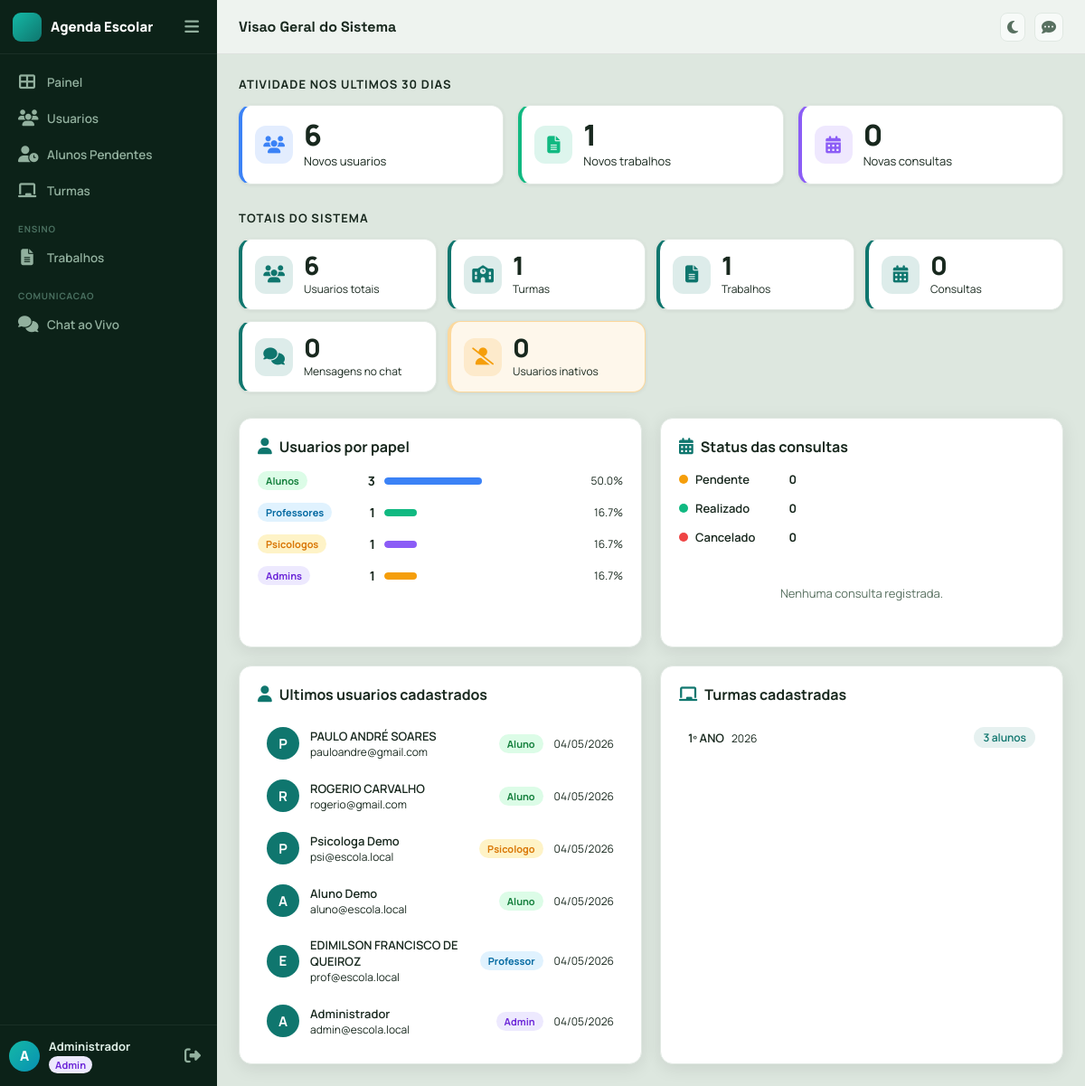
Page /admin/estatisticas (signed in) on the committed database.
### app/models.py (models this page shows, shortened)
class TimestampMixin:
    created_at = db.Column(db.DateTime, default=datetime.utcnow, nullable=False)
    updated_at = db.Column(db.DateTime, default=datetime.utcnow, onupdate=datetime.utcnow, nullable=False)

class User(TimestampMixin, UserMixin, db.Model):
    __tablename__ = "users"
    id = db.Column(db.Integer, primary_key=True)
    full_name = db.Column(db.String(120), nullable=False)
    email = db.Column(db.String(120), unique=True, nullable=False, index=True)
    password_hash = db.Column(db.String(255), nullable=False)
    role = db.Column(db.String(20), nullable=False, index=True)
    is_active_user = db.Column(db.Boolean, default=True, nullable=False)
    is_approved = db.Column(db.Boolean, default=True, nullable=False)  # Para alunos auto-registrados
    can_chat = db.Column(db.Boolean, default=True, nullable=False)
    avatar = db.Column(db.String(255), nullable=True)
    crp_number = db.Column(db.String(30), nullable=True)
    phone = db.Column(db.String(20), nullable=False, default="")
    classroom_id = db.Column(db.Integer, db.ForeignKey("classrooms.id"), nullable=True)
    classroom = db.relationship("Classroom", back_populates="students")
    teaching_classrooms = db.relationship(
        "Classroom",
        secondary=teacher_classrooms,
        lazy=True,
        backref="teachers"
    )
    assignments_created = db.relationship("Assignment", back_populates="teacher", lazy=True)
    availabilities = db.relationship(
        "PsychologistAvailability",
        back_populates="psychologist",
        lazy=True,
        cascade="all, delete-orphan",
    )

class Classroom(TimestampMixin, db.Model):
    __tablename__ = "classrooms"
    id = db.Column(db.Integer, primary_key=True)
    name = db.Column(db.String(50), nullable=False)
    number = db.Column(db.String(20), nullable=True)
    school_year = db.Column(db.Integer, nullable=False)
    students = db.relationship("User", back_populates="classroom", lazy=True)
    assignments = db.relationship("Assignment", back_populates="classroom", lazy=True)

### app/core/routes.py (the view)
@core_bp.get("/admin/estatisticas")
@login_required
@roles_required("admin")
def admin_stats():
    from ..models import ChatMessage
    total_users = User.query.count()
    total_admins = User.query.filter_by(role="admin").count()
    total_professores = User.query.filter_by(role="professor").count()
    total_alunos = User.query.filter_by(role="aluno").count()
    total_psicologos = User.query.filter_by(role="psicologo").count()
    total_inativos = User.query.filter_by(is_active_user=False).count()
    total_assignments = Assignment.query.count()
    total_classrooms = Classroom.query.count()
    total_appointments = Appointment.query.count()
    total_messages = ChatMessage.query.count()
    appointments_pendentes = Appointment.query.filter_by(status="pendente").count()
    appointments_realizados = Appointment.query.filter_by(status="realizado").count()
    appointments_cancelados = Appointment.query.filter_by(status="cancelado").count()
    cutoff = datetime.utcnow() - timedelta(days=30)
    novos_usuarios = User.query.filter(User.created_at >= cutoff).count()
    novos_trabalhos = Assignment.query.filter(Assignment.created_at >= cutoff).count()
    novas_consultas = Appointment.query.filter(Appointment.created_at >= cutoff).count()
    recent_users = (
        User.query.order_by(User.created_at.desc()).limit(8).all()
    )
    classrooms = (
        Classroom.query.order_by(Classroom.name.asc()).all()
    )
    return render_template(
        "admin/stats.html",
        total_users=total_users,
        total_admins=total_admins,
        total_professores=total_professores,
        total_alunos=total_alunos,
        total_psicologos=total_psicologos,
        total_inativos=total_inativos,
        total_assignments=total_assignments,
        total_classrooms=total_classrooms,
        total_appointments=total_appointments,
        total_messages=total_messages,
        appointments_pendentes=appointments_pendentes,
        appointments_realizados=appointments_realizados,
        appointments_cancelados=appointments_cancelados,
        novos_usuarios=novos_usuarios,
        novos_trabalhos=novos_trabalhos,
        novas_consultas=novas_consultas,
        recent_users=recent_users,
        classrooms=classrooms,
    )

### app/__init__.py (called while the page is built)
@login_manager.user_loader
def load_user(user_id):
    return db.session.get(User, int(user_id))

### app/security.py (called while the page is built)
def roles_required(*roles):
    def decorator(view_func):
        @wraps(view_func)
        def wrapped(*args, **kwargs):
            if not current_user.is_authenticated:
                abort(401)
            if current_user.role not in roles:
                abort(403)
            return view_func(*args, **kwargs)
        return wrapped
    return decorator

### app/templates/admin/stats.html (shortened to what this page needs)
{% extends "base.html" %}
{% block page_title %}Visao Geral do Sistema{% endblock %}
{% block content %}
<div class="stats-page">
  <div class="stats-section reveal">
    <div class="stats-section-title">Atividade nos ultimos 30 dias</div>
    <div class="stats-kpi-grid">
      <div class="kpi-card kpi-blue">
        <div class="kpi-icon">
          <i class="fa-solid fa-users"></i>
        </div>
        <div class="kpi-body">
          <div class="kpi-value">{{ novos_usuarios }}</div>
          <div class="kpi-label">Novos usuarios</div>
        </div>
      </div>
      <div class="kpi-card kpi-green">
        <div class="kpi-icon">
          <i class="fa-solid fa-file-lines"></i>
        </div>
        <div class="kpi-body">
          <div class="kpi-value">{{ novos_trabalhos }}</div>
          <div class="kpi-label">Novos trabalhos</div>
        </div>
      </div>
      <div class="kpi-card kpi-purple">
        <div class="kpi-icon">
          <i class="fa-solid fa-calendar-days"></i>
        </div>
        <div class="kpi-body">
          <div class="kpi-value">{{ novas_consultas }}</div>
          <div class="kpi-label">Novas consultas</div>
        </div>
      </div>
    </div>
  </div>
  <div class="stats-section reveal delay-1">
    <div class="stats-section-title">Totais do sistema</div>
    <div class="stats-totals-grid">
      <div class="total-card">
        <div class="total-icon"><i class="fa-solid fa-users"></i></div>
        <div class="total-body">
          <div class="total-value">{{ total_users }}</div>
          <div class="total-label">Usuarios totais</div>
        </div>
      </div>
      <div class="total-card">
        <div class="total-icon"><i class="fa-solid fa-school"></i></div>
        <div class="total-body">
          <div class="total-value">{{ total_classrooms }}</div>
          <div class="total-label">Turmas</div>
        </div>
      </div>
      <div class="total-card">
        <div class="total-icon"><i class="fa-solid fa-file-lines"></i></div>
        <div class="total-body">
          <div class="total-value">{{ total_assignments }}</div>
          <div class="total-label">Trabalhos</div>
        </div>
      </div>
      <div class="total-card">
        <div class="total-icon"><i class="fa-solid fa-calendar-days"></i></div>
        <div class="total-body">
          <div class="total-value">{{ total_appointments }}</div>
          <div class="total-label">Consultas</div>
        </div>
      </div>
      <div class="total-card">
        <div class="total-icon"><i class="fa-solid fa-comments"></i></div>
        <div class="total-body">
          <div class="total-value">{{ total_messages }}</div>
          <div class="total-label">Mensagens no chat</div>
        </div>
      </div>
      <div class="total-card total-card--warning">
        <div class="total-icon"><i class="fa-solid fa-user-slash"></i></div>
        <div class="total-body">
          <div class="total-value">{{ total_inativos }}</div>
          <div class="total-label">Usuarios inativos</div>
        </div>
      </div>
    </div>
  </div>
  <div class="stats-main-grid reveal delay-2">
    <div class="stats-side-by-side">
    <div class="panel">
      <div class="panel-title">
        <i class="fa-solid fa-user"></i>
        Usuarios por papel
      </div>
      <div class="role-chart">
        {% set roles = [
          ('Alunos',      total_alunos,      'aluno',     '#3b82f6'),
          ('Professores', total_professores, 'professor', '#10b981'),
          ('Psicologos',  total_psicologos,  'psicologo', '#8b5cf6'),
          ('Admins',      total_admins,      'admin',     '#f59e0b'),
        ] %}
        {% for label, count, role, color in roles %}
        <div class="role-row">
          <div class="role-row-head">
            <span class="badge-role badge-{{ role }}">{{ label }}</span>
            <span class="role-count">{{ count }}</span>
          </div>
          <div class="role-bar-track">
            <div class="role-bar-fill"
                 style="width: {{ ((count / total_users * 100) if total_users > 0 else 0)|round(1) }}%; background: {{ color }};"></div>
          </div>
          <span class="role-pct">{{ ((count / total_users * 100) if total_users > 0 else 0)|round(1) }}%</span>
        </div>
        {% endfor %}
      </div>
    </div>
    <div class="panel">
      <div class="panel-title">
        <i class="fa-solid fa-calendar-days"></i>
        Status das consultas
      </div>
      <div class="status-chart">
        {% set statuses = [
          ('Pendente',   appointments_pendentes,  'pendente',  '#f59e0b'),
          ('Realizado',  appointments_realizados, 'realizado', '#10b981'),
          ('Cancelado',  appointments_cancelados, 'cancelado', '#ef4444'),
        ] %}
        {% for label, count, status, color in statuses %}
        <div class="status-row">
          <div class="status-info">
            <span class="status-dot" style="background:{{ color }};"></span>
            <span class="status-label">{{ label }}</span>
            <span class="status-count">{{ count }}</span>
          </div>
          <div class="role-bar-track">
          </div>
        </div>
        {% endfor %}
        {% if total_appointments == 0 %}
        <div class="empty-state">Nenhuma consulta registrada.</div>
        {% endif %}
      </div>
    </div>
    </div>
    <div class="stats-side-by-side">
    <div class="panel">
      <div class="panel-title">
        <i class="fa-solid fa-user"></i>
        Ultimos usuarios cadastrados
      </div>
      <div class="recent-users-list">
        {% for user in recent_users %}
        <div class="recent-user-row">
          <div class="recent-user-avatar">{{ user.full_name[0]|upper }}</div>
          <div class="recent-user-info">
            <span class="recent-user-name">{{ user.full_name }}</span>
            <span class="recent-user-email">{{ user.email }}</span>
          </div>
          <span class="badge-role badge-{{ user.role }}">{{ user.role|capitalize }}</span>
          <span class="recent-user-date">{{ user.created_at.strftime('%d/%m/%Y') }}</span>
        </div>
        {% else %}
        <div class="empty-state">Nenhum usuario encontrado.</div>
        {% endfor %}
      </div>
    </div>
    <div class="panel">
      <div class="panel-title">
        <i class="fa-solid fa-chalkboard"></i>
        Turmas cadastradas
      </div>
      <div class="classrooms-list">
        {% for c in classrooms %}
        <div class="classroom-row">
          <div class="classroom-info">
            <span class="classroom-name">{{ c.name }}</span>
            <span class="classroom-year">{{ c.school_year }}</span>
          </div>
          <span class="classroom-count">{{ c.students|length }} aluno{{ 's' if c.students|length != 1 else '' }}</span>
        </div>
        {% else %}
        <div class="empty-state">Nenhuma turma cadastrada.</div>
        {% endfor %}
      </div>
    </div>
    </div>
  </div>
</div>
{% endblock %}

### app/templates/base.html (shortened to what this page needs)
<!doctype html>
<html lang="pt-BR" data-theme="light">
<head>
  <link rel="stylesheet" href="{{ url_for('static', filename='css/styles.css') }}">
  <link rel="stylesheet" href="https://cdnjs.cloudflare.com/ajax/libs/font-awesome/6.7.2/css/all.min.css">
</head>
<body>
{% if current_user.is_authenticated %}
<aside class="sidebar" id="sidebar">
  <div class="sidebar-header">
    <div class="brand">
      <span class="brand-mark"></span>
      <span class="brand-name">Agenda Escolar</span>
    </div>
    <button class="sidebar-collapse-btn" id="sidebar-collapse-btn" title="Recolher menu">
      <i class="fa-solid fa-bars"></i>
    </button>
  </div>
  <nav class="sidebar-nav">
    <a href="{{ url_for('core.dashboard') }}"
       class="nav-item {% if request.endpoint == 'core.dashboard' %}nav-item--active{% endif %}">
      <i class="fa-solid fa-table-cells-large nav-icon"></i>
      <span class="nav-label">Painel
      </span>
    </a>
    {% if current_user.role == 'admin' %}
    <a href="{{ url_for('core.admin_users') }}"
       class="nav-item {% if request.endpoint == 'core.admin_users' %}nav-item--active{% endif %}">
      <i class="fa-solid fa-users nav-icon"></i>
      <span class="nav-label">Usuarios</span>
    </a>
    <a href="{{ url_for('core.admin_pending_students') }}"
       class="nav-item {% if request.endpoint == 'core.admin_pending_students' %}nav-item--active{% endif %}">
      <i class="fa-solid fa-user-clock nav-icon"></i>
      <span class="nav-label">Alunos Pendentes</span>
    </a>
    <a href="{{ url_for('core.admin_classrooms') }}"
       class="nav-item {% if request.endpoint == 'core.admin_classrooms' %}nav-item--active{% endif %}">
      <i class="fa-solid fa-chalkboard nav-icon"></i>
      <span class="nav-label">Turmas</span>
    </a>
    {% endif %}
    {% if current_user.role in ['professor', 'admin'] %}
    <div class="nav-section-label">Ensino</div>
    {% if current_user.role == 'admin' %}
    <a href="{{ url_for('core.admin_assignments') }}"
       class="nav-item {% if request.endpoint == 'core.admin_assignments' %}nav-item--active{% endif %}">
    {% else %}
    <a href="{{ url_for('core.professor_assignments') }}"
       class="nav-item {% if request.endpoint == 'core.professor_assignments' %}nav-item--active{% endif %}">
    {% endif %}
      <i class="fa-solid fa-file-lines nav-icon"></i>
      <span class="nav-label">{{ 'Trabalhos' if current_user.role == 'admin' else 'Agenda' }}</span>
    </a>
    {% endif %}
    <div class="nav-section-label">Comunicacao</div>
    <a href="{{ url_for('core.chat_page') }}"
       class="nav-item {% if request.endpoint == 'core.chat_page' %}nav-item--active{% endif %}">
      <i class="fa-solid fa-comments nav-icon"></i>
      <span class="nav-label">Chat ao Vivo</span>
    </a>
  </nav>
  <div class="sidebar-footer">
    <a href="{{ url_for('core.edit_profile') }}" class="sidebar-user" title="Editar perfil">
      {% if current_user.avatar %}
        <img src="{{ url_for('static', filename='uploads/avatars/' + current_user.avatar) }}" alt="Avatar" class="sidebar-user-avatar sidebar-user-avatar--img">
      {% else %}
        <div class="sidebar-user-avatar">{{ current_user.full_name[0]|upper }}</div>
      {% endif %}
      <div class="sidebar-user-info">
        <span class="sidebar-user-name">{{ current_user.full_name.split()[0] }}</span>
        <span class="sidebar-user-role badge-{{ current_user.role }}">{{ current_user.role|capitalize }}</span>
      </div>
    </a>
    <button type="button" class="sidebar-logout-btn" id="logout-btn" title="Sair">
      <i class="fa-solid fa-right-from-bracket"></i>
    </button>
  </div>
</aside>
<div class="main-wrapper" id="main-wrapper">
  <header class="topbar">
    <span class="topbar-title">{% block page_title %}Agenda Escolar{% endblock %}</span>
    <div class="topbar-right">
      <button class="theme-toggle-btn" id="theme-toggle" title="Alternar tema">
        <i class="fa-solid fa-moon icon-moon"></i>
      </button>
      <a href="{{ url_for('core.chat_page') }}" class="theme-toggle-btn chat-nav-btn" id="chat-toggle-link" title="Chat ao vivo">
        <i class="fa-solid fa-comment-dots"></i>
      </a>
    </div>
  </header>
  <main class="page-content">
    {% block content %}{% endblock %}
  </main>
</div>
{% else %}
<main class="page-auth">
  {% block auth_content %}{% endblock %}
</main>
{% endif %}
  {% if current_user.is_authenticated %}
  {% set app_user = {
    'id': current_user.id,
    'name': current_user.full_name,
    'role': current_user.role
  } %}
  {% else %}
  {% set app_user = None %}
  {% endif %}
</body>
</html>

### rows in the picture
User: role "Trabalhos", full_name "A", full_name "Administrador", role "Admin", email "admin@escola.local", created_at "04/05/2026"
User: full_name "P", full_name "PAULO ANDRÉ SOARES", email "pauloandre@gmail.com", role "Aluno", created_at "04/05/2026"
User: full_name "R", full_name "ROGERIO CARVALHO", email "rogerio@gmail.com", role "Aluno", created_at "04/05/2026"
User: full_name "P", full_name "Psicologa Demo", email "psi@escola.local", role "Psicologo", created_at "04/05/2026"
User: full_name "A", full_name "Aluno Demo", email "aluno@escola.local", role "Aluno", created_at "04/05/2026"
User: full_name "E", full_name "EDIMILSON FRANCISCO DE QUEIROZ", email "prof@escola.local", role "Professor", created_at "04/05/2026"
Classroom: name "1º ANO", school_year "2026", students|length "3", students "s"

### other values in the picture
{{ novos_usuarios }} "6"
{{ novos_trabalhos }} "1"
{{ novas_consultas }} "0"
{{ total_users }} "6"
{{ total_classrooms }} "1"
{{ total_assignments }} "1"
{{ total_appointments }} "0"
{{ total_messages }} "0"
{{ total_inativos }} "0"
{{ label }} "Alunos" "Professores" "Psicologos" "Admins"
{{ count }} "3" "1" "1" "1"
{{ ((count / total_users * 100) if total_users > 0 else 0)|round(1) }} "50.0" "16.7" "16.7" "16.7"
{{ label }} "Pendente" "Realizado" "Cancelado"
{{ count }} "0" "0" "0"
